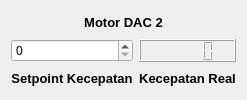
              <widget class="QWidget" name="tab_23">
               <attribute name="title">
                <string>Motor DAC 2</string>
               </attribute>
               <layout class="QGridLayout" name="gridLayout_20">
                <item row="0" column="0" colspan="2">
                 <widget class="QLabel" name="label_78">
                  <property name="sizePolicy">
                   <sizepolicy hsizetype="Minimum" vsizetype="Preferred">
                    <horstretch>0</horstretch>
                    <verstretch>0</verstretch>
                   </sizepolicy>
                  </property>
                  <property name="font">
                   <font>
                    <pointsize>10</pointsize>
                    <bold>true</bold>
                   </font>
                  </property>
                  <property name="text">
                   <string>Motor DAC 2</string>
                  </property>
                  <property name="alignment">
                   <set>Qt::AlignCenter</set>
                  </property>
                 </widget>
                </item>
                <item row="1" column="0">
                 <widget class="QSpinBox" name="setpointMotorDAC2"/>
                </item>
                <item row="1" column="1">
                 <widget class="QLCDNumber" name="realMotorDAC2"/>
                </item>
                <item row="2" column="0">
                 <widget class="QLabel" name="label_79">
                  <property name="font">
                   <font>
                    <pointsize>10</pointsize>
                    <bold>true</bold>
                   </font>
                  </property>
                  <property name="text">
                   <string>Setpoint Kecepatan</string>
                  </property>
                  <property name="alignment">
                   <set>Qt::AlignCenter</set>
                  </property>
                 </widget>
                </item>
                <item row="2" column="1">
                 <widget class="QLabel" name="label_77">
                  <property name="font">
                   <font>
                    <pointsize>10</pointsize>
                    <bold>true</bold>
                   </font>
                  </property>
                  <property name="text">
                   <string>Kecepatan Real</string>
                  </property>
                  <property name="alignment">
                   <set>Qt::AlignCenter</set>
                  </property>
                 </widget>
                </item>
               </layout>
              </widget>
